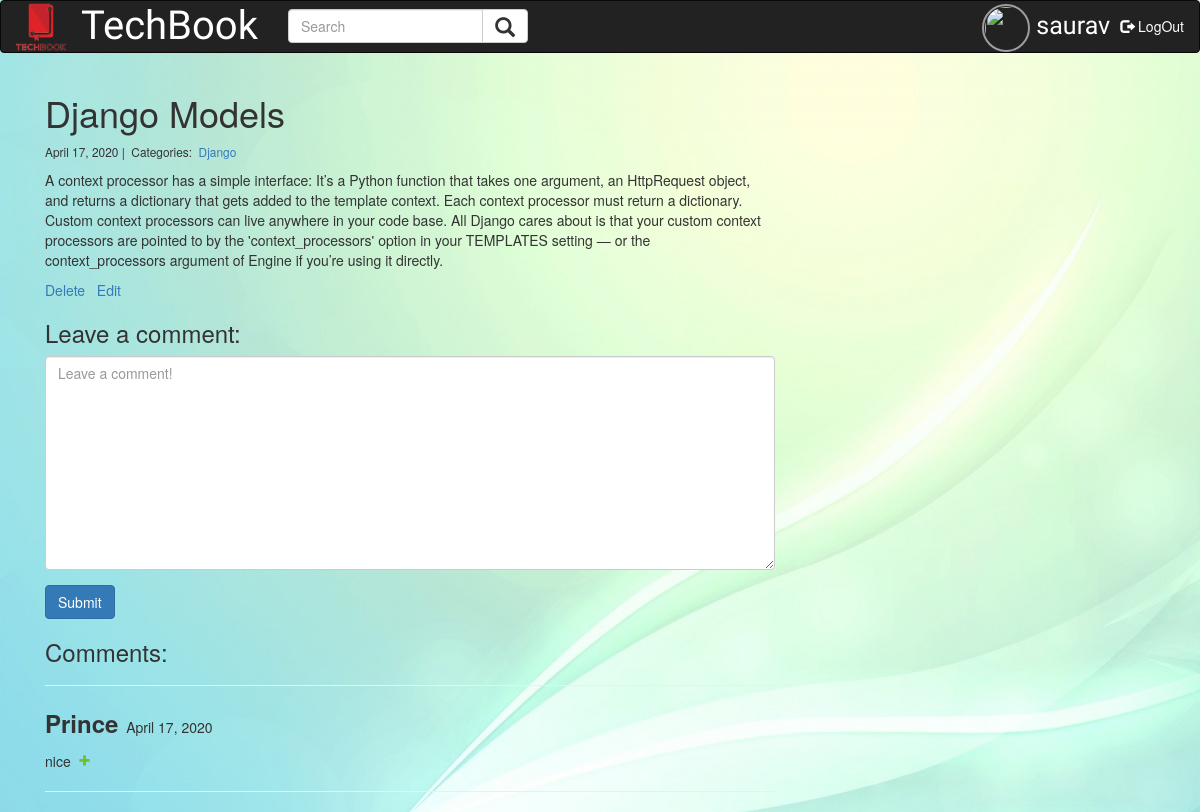
/1/ (signed in), run on the app's committed database.
### blog/models.py (models this page shows, shortened)
class Post(models.Model):
    title = models.CharField(max_length=255)
    body = models.TextField()
    writer = models.CharField(max_length=50)
    created_on = models.DateTimeField(auto_now_add=True)
    last_modified = models.DateTimeField(auto_now=True)
    categories = models.ManyToManyField('Category', related_name='posts')

class Category(models.Model):
    name = models.CharField(max_length=20)

class Comment(models.Model):
    author = models.CharField(max_length=60)
    body = models.TextField()
    created_on = models.DateTimeField(auto_now_add=True)
    post = models.ForeignKey('Post', on_delete=models.CASCADE)

### blog/views.py (the view, shortened to what this page needs)
# urls.py: path("<int:pk>/", blog_detail, name="blog_detail"),
@login_required(login_url='/login/')
def blog_detail(request, pk):
    try:
        post = Post.objects.get(pk=pk)
    except Post.DoesNotExist:
        post = None
    if post:
        dellink = ''
        editlink = ''
        print(type(post.title))
        if (str(request.user) == str(post.writer)) :
            dellink = 'Delete'
            editlink = 'Edit'
        form = CommentForm()
        comments = Comment.objects.filter(post=post).order_by('-created_on')
        context = {
            'dellink': dellink,
            'editlink': editlink,
            "post": post,
            "comments": comments,
            "form": form,
            'user' : request.user,
        }
        return render(request, "blog_detail.html", context)
    else:
        return HttpResponseRedirect(reverse('blog_index'))

### blog/forms.py
class CommentForm(forms.ModelForm):
    body = forms.CharField(widget=forms.Textarea(
        attrs={
            "class": "form-control",
            "placeholder": "Leave a comment!"
        })
    )
    class Meta:
        model = Comment
        fields = ['body']

### blog/context_processors.py (called while the page is built)
def data(request):
    try:
        c = Profile.objects.get(user__username=request.user)
        p = c.pro_pic
        return { 'data' : p }
    except:
        print('No user logged in')
        e = ''
        return { 'data' : e }

### blog/templates/blog_detail.html (shortened to what this page needs)
{% extends "login/base.html" %}
{% block content %}
{% load static %}
<div class="col-md-8 offset-md-2">
    <h1>{{ post.title }}</h1>
    <small>
        {{ post.created_on.date }} |&nbsp;
        Categories:&nbsp;
        {% for category in post.categories.all %}
        <a href="{% url 'blog_category' category.name %}">
            {{ category.name }}
        </a>&nbsp;
        {% endfor %}
    </small>
    <p>{{ post.body | linebreaks }}</p>
    <a href="{% url 'delpost' post.pk %}"> {{ dellink }} </a>&nbsp;
    <a href="{% url 'editpost' post.pk %}"> {{ editlink }} </a>
    <h3>Leave a comment:</h3>
    <form action="/{{ post.pk }}/" method="post">
        <div class="form-group">
            {{ form.body }}
        </div>
        <button type="submit" class="btn btn-primary">Submit</button>
    </form>
    <h3>Comments:</h3>
    <hr>
    {% for comment in comments %}
    <p>
          <span style="font-size:24px"><b>{{ comment.author }}</b></span>&nbsp;
        {{comment.created_on.date }}
    </p>
    <p>{{ comment.body }}&nbsp;
    <a href="{% url 'cmt_detail' comment.pk%}" style="font-size:22px"><img src="{% static 'img/add.svg' %}" style="size:22px"/></a></p>
    <hr>
    {% endfor %}
</div>
{% endblock %}

### blog/templates/login/base.html (shortened to what this page needs)
{% load static %}
<html>
    <head>
  <link rel="stylesheet" href="https://maxcdn.bootstrapcdn.com/bootstrap/3.4.1/css/bootstrap.min.css">
    </head>
    <body   onload="myFunction()" style="background-image:url('/static/img/wallpaper.jpg')" >
        <div style="display:none;" id="myDiv" class="animate-bottom">
        {% include 'login/header.html' %}
        <div class="container">
        {% block content %}
        {% endblock content %}
    </div>
</div>
    </body>
</html>

### blog/templates/login/header.html (shortened to what this page needs)
{% load static %}
<nav class="navbar navbar-inverse">
        <div class="container-fluid">
          <div class="navbar-header">
            <a class="navbar-brand" href="{% url 'blog_index' %}" ><img src="{% static 'img/techbooklogo.png' %}" alt="TechBook" width="50px" height="50px" style="margin-top:-14px;"></a>
            <a class="navbar-brand" href="{% url 'blog_index' %}" style=" font-family: 'Lobster'; color:white; font-size:40px">TechBook</a>
          </div>
          <form class="navbar-form navbar-left" action="{% url 'search' %}">
            <div class="input-group">
              <input type="text" class="form-control" placeholder="Search" name="q" required>
              <div class="input-group-btn">
                <button class="btn btn-default" type="submit" style="font-size:20px">
                  <i class="glyphicon glyphicon-search"></i>
                </button>
              </div>
            </div>
          </form>
    <ul class="nav navbar-nav navbar-right">
      <li>
      {% if data %}
         <a href="{% url 'myprofile' request.user %}"> <img src="{{ data.url }}" , width="48px", height="48px" style="border: 2px solid; display:block; float:left;
          padding: 1px;
          border-radius: 150px;   display: block;
          margin-left: auto;
          margin-right: -24px;
          margin-top: -12px; "></a>
          {% endif %}
   </li>
        <li><a href="{% url 'myprofile' request.user %}" style=" font-family: 'Satisfy'; display:block; float:left; color:white; font-size:25px; margin-right:-20px;">{{ request.user }}</a></li>
        <li><a href="{% url 'user_logout' %}" style="float:right; color:white;"><span class="glyphicon glyphicon-log-out"></span> LogOut</a></li>
</ul>
        </div>
      </nav>

### blog/templates/login/base.html (style rules this page uses)
.container { padding-right: 15px; padding-left: 15px; margin-right: auto; margin-left: auto; }
.animate-bottom { position: relative; -webkit-animation-name: animatebottom; -webkit-animation-duration: 2s; animation-name: animatebottom; animation-duration: 2s }

### data on the page
Post: title "Django Models", created_on "April 17, 2020", body "A context processor has a simple interface: It’s a Python function that takes one argument, an HttpRequest object, and returns a dictionary that gets added to the template context. Each context processor must return a dictionary. Custom context processors can live anywhere in your code base. All Django cares about is that your custom context processors are pointed to by the 'context_processors' option in your TEMPLATES setting — or the context_processors argument of Engine if you’re using it directly."
Category: name "Django"
Comment: author "Prince", created_on "April 17, 2020", body "nice"

### other printed values
{{ request.user }} "saurav"
{{ dellink }} "Delete"
{{ editlink }} "Edit"
